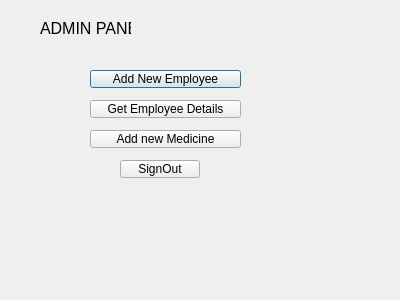
<?xml version="1.0" encoding="UTF-8"?>
<ui version="4.0">
 <class>adminpanel</class>
 <widget class="QDialog" name="adminpanel">
  <property name="geometry">
   <rect>
    <x>0</x>
    <y>0</y>
    <width>400</width>
    <height>300</height>
   </rect>
  </property>
  <property name="windowTitle">
   <string>Dialog</string>
  </property>
  <widget class="QLabel" name="label">
   <property name="geometry">
    <rect>
     <x>40</x>
     <y>20</y>
     <width>91</width>
     <height>16</height>
    </rect>
   </property>
   <property name="font">
    <font>
     <pointsize>12</pointsize>
    </font>
   </property>
   <property name="text">
    <string>ADMIN PANEL</string>
   </property>
  </widget>
  <widget class="QPushButton" name="pushButton_addemployee">
   <property name="geometry">
    <rect>
     <x>90</x>
     <y>70</y>
     <width>151</width>
     <height>18</height>
    </rect>
   </property>
   <property name="text">
    <string>Add New Employee</string>
   </property>
  </widget>
  <widget class="QPushButton" name="pushButton_getemployee">
   <property name="geometry">
    <rect>
     <x>90</x>
     <y>100</y>
     <width>151</width>
     <height>18</height>
    </rect>
   </property>
   <property name="text">
    <string>Get Employee Details</string>
   </property>
  </widget>
  <widget class="QPushButton" name="pushButton_addmedcine">
   <property name="geometry">
    <rect>
     <x>90</x>
     <y>130</y>
     <width>151</width>
     <height>18</height>
    </rect>
   </property>
   <property name="text">
    <string>Add new Medicine</string>
   </property>
  </widget>
  <widget class="QPushButton" name="pushButton_signout">
   <property name="geometry">
    <rect>
     <x>120</x>
     <y>160</y>
     <width>80</width>
     <height>18</height>
    </rect>
   </property>
   <property name="text">
    <string>SignOut</string>
   </property>
  </widget>
 </widget>
 <resources/>
 <connections/>
</ui>
